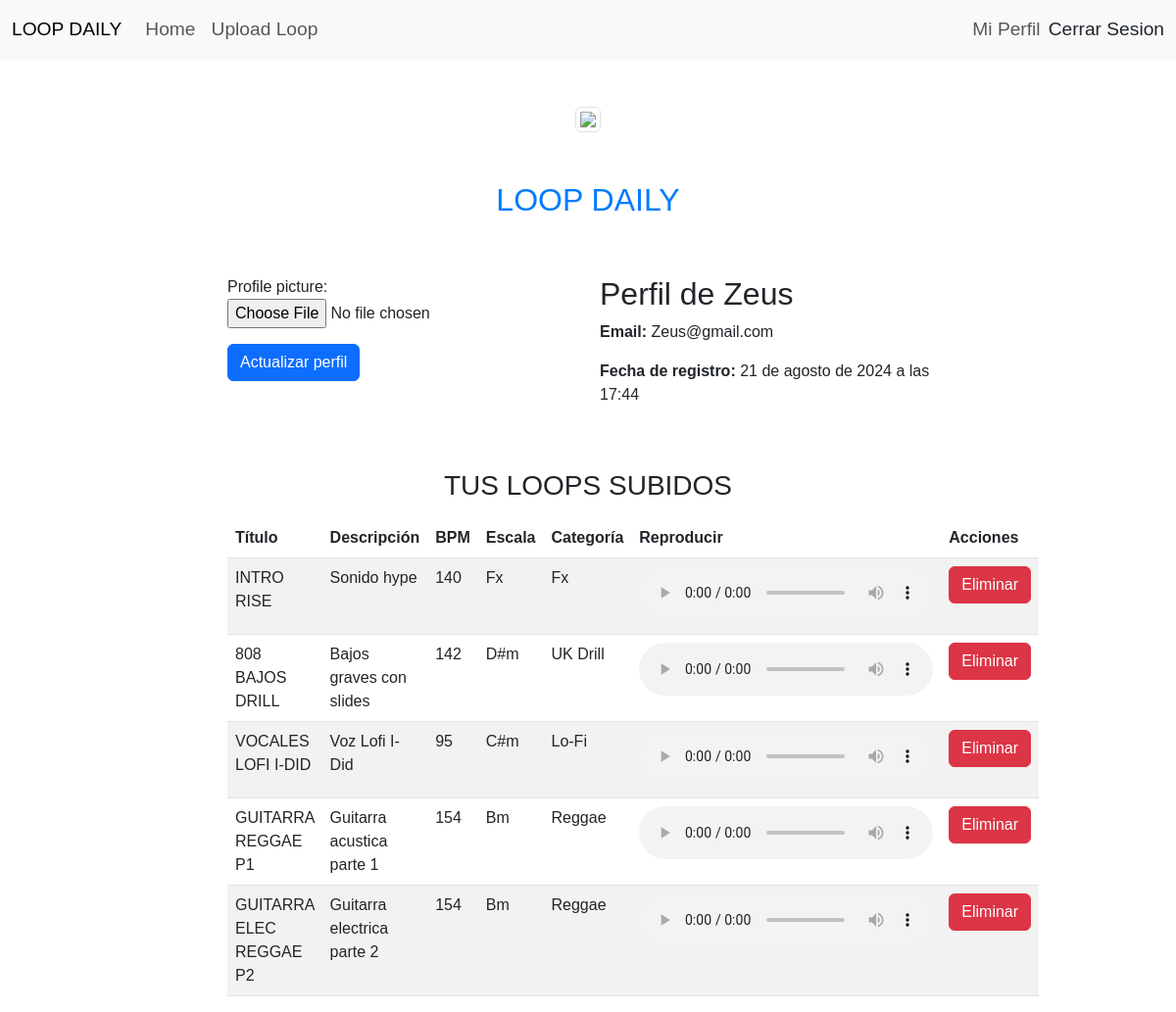
The app's page /profile/ (signed in) with its own data.
### loops/models.py (models this page shows, shortened)
class UserProfile(models.Model):
    user = models.OneToOneField(User, on_delete=models.CASCADE)  # Relacion uno-a-uno con el modelo User
    profile_picture = models.ImageField(upload_to='profile_pics/', null=True, blank=True)  # Campo de imagen para la foto de perfil, opcional (puede estar en blanco)

class Loop(models.Model):
    title = models.CharField(max_length=100)  # Campo de texto para el titulo del loop, con un maximo de 100 caracteres
    description = models.TextField()  # Campo de texto largo para la descripcion del loop
    bpm = models.IntegerField(default=120)  # Campo numerico para el BPM (beats por minuto) con un valor predeterminado de 120
    escala = models.CharField(max_length=50, default='Fm')  # Campo de texto para la escala musical, con un maximo de 50 caracteres y valor predeterminado 'Fm'
    categoria = models.CharField(max_length=50, default='Trap')  # Campo de texto para la categoria o genero musical, con un maximo de 50 caracteres y valor predeterminado 'Trap'
    file = models.FileField(upload_to='loops/')  # Campo de archivo para subir el loop, los archivos se guardaran en la carpeta 'loops/'
    uploaded_at = models.DateTimeField(auto_now_add=True)  # Campo de fecha y hora que se establece automaticamente cuando se sube el loop
    user = models.ForeignKey(User, on_delete=models.CASCADE)  # Relacion de clave foranea al modelo User, indicando que cada loop pertenece a un usuario especifico. Si el usuario se elimina, tambien se eliminan sus loops
    likes = models.ManyToManyField(User, related_name='loop_likes', blank=True)  # Relacion muchos-a-muchos con el modelo User, permitiendo que varios usuarios den 'likes' a un loop. El campo es opcional (puede estar en blanco)

### loops/views.py (the view)
# urls.py: path('profile/', views.profile, name='profile'),  # Mantiene la ruta para el perfil actual
@login_required
def profile(request):
    user_id = request.GET.get('user_id', request.user.id)  # Obtiene el ID del usuario a mostrar, por defecto es el usuario actual
    user = get_object_or_404(User, id=user_id)  # Obtiene el usuario o muestra un error 404 si no existe
    if user == request.user:  # Si el usuario es el mismo que esta autenticado
        if request.method == 'POST':
            profile_form = UserProfileForm(request.POST, request.FILES, instance=request.user.userprofile)
            if profile_form.is_valid():
                profile_form.save()
                return redirect('profile')  # Redirige al perfil actual despues de actualizarlo
        else:
            profile_form = UserProfileForm(instance=request.user.userprofile)
    else:
        profile_form = None  # Si es otro usuario, no se muestra el formulario para actualizar el perfil
    user_loops = Loop.objects.filter(user=user)  # Obtiene todos los loops subidos por el usuario
    context = {
        'user': user,
        'profile_form': profile_form,
        'user_loops': user_loops
    }
    return render(request, 'profile.html', context)

### loops/forms.py
class UserProfileForm(forms.ModelForm):
    class Meta:
        model = UserProfile  # Especifica que el formulario corresponde al modelo UserProfile
        fields = ['profile_picture']  # Campo que será incluido en el formulario, permite al usuario subir una imagen de perfil

### loops/templates/profile.html (shortened to what this page needs)
{% extends 'base.html' %}
{% load static %}
{% block content %}
<div class="row justify-content-center mt-4">
    <div class="col-md-8 text-center">
        {% if user.userprofile.profile_picture %}
            <img src="{{ user.userprofile.profile_picture.url }}" class="img-thumbnail" style="max-width: 200px; max-height: 200px; object-fit: cover; margin-bottom: 10px;">
        {% else %}
            <img src="{% static 'default_profile.png' %}" class="img-thumbnail" style="max-width: 200px; max-height: 200px; object-fit: cover; margin-bottom: 10px;">
        {% endif %}
    </div>
</div>
<div class="row justify-content-center mt-2">
    <div class="col-md-8 text-center">
        <h1 id="loop-text" class="text-primary-custom animated-text">LOOP DAILY</h1>
    </div>
</div>
<div class="row justify-content-center mt-4">
    {% if request.user.id == user.id %}
    <div class="col-md-4">
        <form method="post" enctype="multipart/form-data">
            <div class="mb-3">
                {{ profile_form.profile_picture.label_tag }} {{ profile_form.profile_picture }}
            </div>
            <button type="submit" class="btn btn-primary">Actualizar perfil</button>
        </form>
    </div>
    <div class="col-md-4">
        <h2 class="text-left">Perfil de {{ user.username }}</h2>
        <p class="text-left"><strong>Email:</strong> {{ user.email }}</p>
        <p class="text-left"><strong>Fecha de registro:</strong> {{ user.date_joined }}</p>
    </div>
    {% endif %}
</div>
<div class="row justify-content-center mt-4">
    <div class="col-md-8">
        <h3 class="mt-4 text-uppercase text-center">Tus Loops Subidos</h3>
        {% if user_loops.exists %}
        <table class="table table-striped mt-3">
            <thead>
                <tr>
                    <th>Título</th>
                    <th>Descripción</th>
                    <th>BPM</th>
                    <th>Escala</th>
                    <th>Categoría</th>
                    <th>Reproducir</th>
                    <th>Acciones</th>
                </tr>
            </thead>
            <tbody>
                {% for loop in user_loops %}
                <tr>
                    <td>{{ loop.title }}</td>
                    <td>{{ loop.description }}</td>
                    <td>{{ loop.bpm }}</td>
                    <td>{{ loop.escala }}</td>
                    <td>{{ loop.categoria }}</td>
                    <td>
                        <audio controls class="loop-audio">
                            <source src="{{ loop.file.url }}" type="audio/mpeg">
                        </audio>
                    </td>
                    <td>
                        {% if loop.user == request.user %}
                        <form method="post" action="{% url 'delete_loop' loop.id %}">
                            <button type="button" class="btn btn-danger delete-loop-button">Eliminar</button>
                        </form>
                        {% endif %}
                    </td>
                </tr>
                {% endfor %}
            </tbody>
        </table>
        {% else %}
        <p class="text-center">No has subido ningún loop aún.</p>
        {% endif %}
    </div>
</div>
{% endblock %}

### static/css/style.css (style rules this page uses)
body { font-family: Arial, sans-serif; background-color: #ffffff; }
.text-primary-custom { color: #007bff; }
#loop-text, #loop-list-text { font-size: 2rem; color: #007bff; text-align: center; margin: 2rem 0; height: 2.5rem; overflow: hidden; white-space: nowrap; }

### records on screen
Loop: shows "Eliminar"
Loop: shows "Eliminar"
Loop: shows "Eliminar"
Loop: shows "Eliminar"
Loop: shows "Eliminar"

### other values on screen
{{ profile_form.profile_picture.label_tag }} "Profile picture:"
{{ user.username }} "Zeus"
{{ user.email }} "Zeus@gmail.com"
{{ user.date_joined }} "21 de agosto de 2024 a las 17:44"
